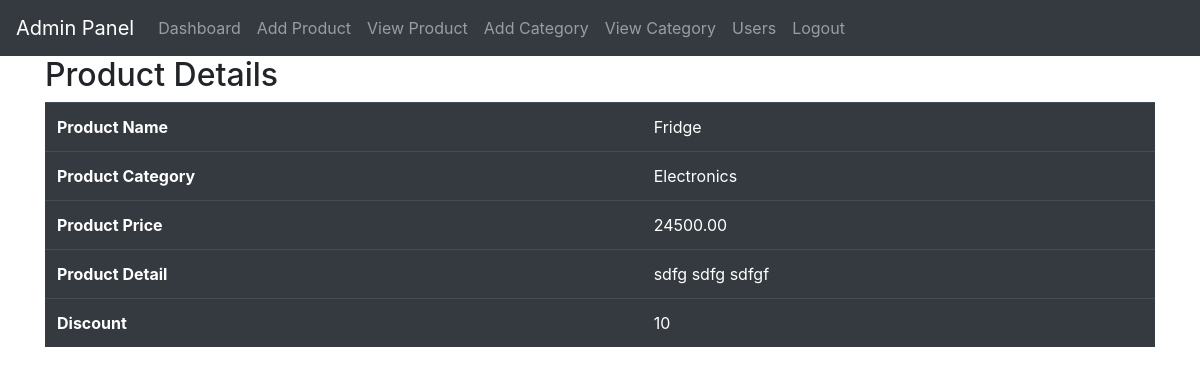
Before: /admin/full_view.php?pid=2 (signed in) with the older database file.
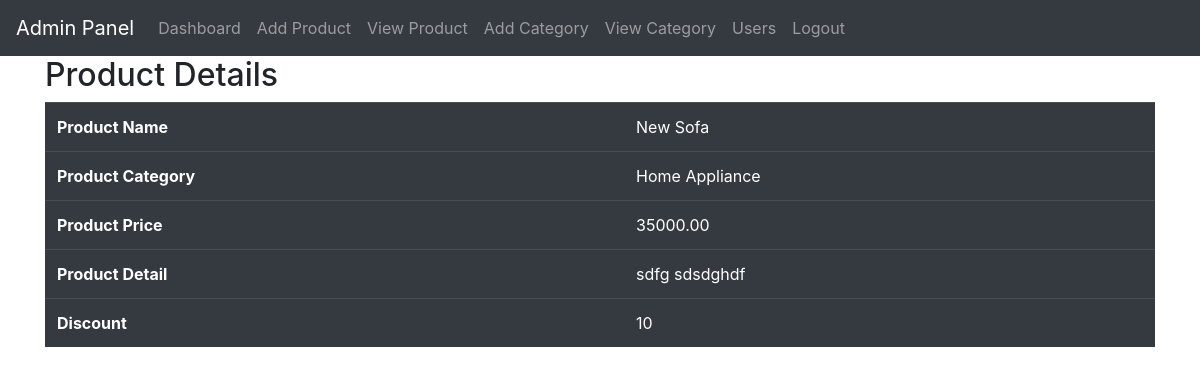
After: the same page with the newer database file.
### tables this page shows
CREATE TABLE `product` (
  `id` int(11) NOT NULL,
  `product_name` varchar(100) NOT NULL,
  `product_price` decimal(8,2) NOT NULL,
  `product_category` varchar(100) NOT NULL,
  `discount` int(11) NOT NULL,
  `detail` text NOT NULL,
  `product_image` varchar(255) NOT NULL,
  `alias_id` varchar(255) NOT NULL
);

CREATE TABLE `category` (
  `id` int(11) NOT NULL,
  `category_name` varchar(100) NOT NULL
);

### admin/full_view.php (the view, shortened to what this page needs)
<?php
include("../db.php");
include("admin_header.php");
$a = $_GET['pid'];
$query = "SELECT * FROM product INNER JOIN category ON product.product_category = category.id WHERE product.id=$a";
$result = mysqli_query($con, $query);
$data = mysqli_fetch_assoc($result);
?>
	<div class="container" style="min-height: 600px;">
		<h2>Product Details</h2>
		<table class="table table-dark">
			<tr>
				<th>Product Name</th>
				<td><?php echo $data['product_name'];?></td>
			</tr>
			<tr>
				<th>Product Category</th>
				<td><?php echo $data['category_name'];?></td>
			</tr>
			<tr>
				<th>Product Price</th>
				<td><?php echo $data['product_price'];?></td>
			</tr>
			<tr>
				<th>Product Detail</th>
				<td><?php echo $data['detail'];?></td>
			</tr>
			<tr>
				<th>Discount</th>
				<td><?php echo $data['discount'];?></td>
			</tr>
		</table>
	</div>
</body>
</html>

Changed rows visible on the page:
changed product: product_name "Fridge" → "New Sofa"; category.category_name "Electronics" → "Home Appliance"; product_price "24500.00" → "35000.00"; detail "sdfg sdfg sdfgf" → "sdfg sdsdghdf"
